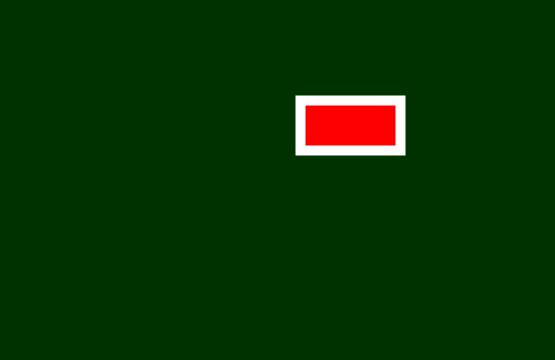
Frame 1 (no input)
Frame 60 (the mouse pressed at the canvas centre just before this capture): identical to frame 1, image omitted
Frame 120 (the mouse held since frame 60 and released just before this capture): identical to frame 1, image omitted

The Processing sketch that drew this single still picture (run headless with seeded random() and noise(); from frame 60 on, the mouse is pressed at the canvas centre):

// Processing sketch: if_practice
// ── if_practice.pde
void setup(){
  size(555,360);
}

void draw(){
  background(255, 0, 0);
  
  if (mouseX>200 || mouseX<100){
    background(0,50,0);
    fill(255,0,0);
    stroke(255,255,255);
    strokeWeight(10);
    rect(300,100,100,50);
  }


}

//RGB(255, 255, 255)
